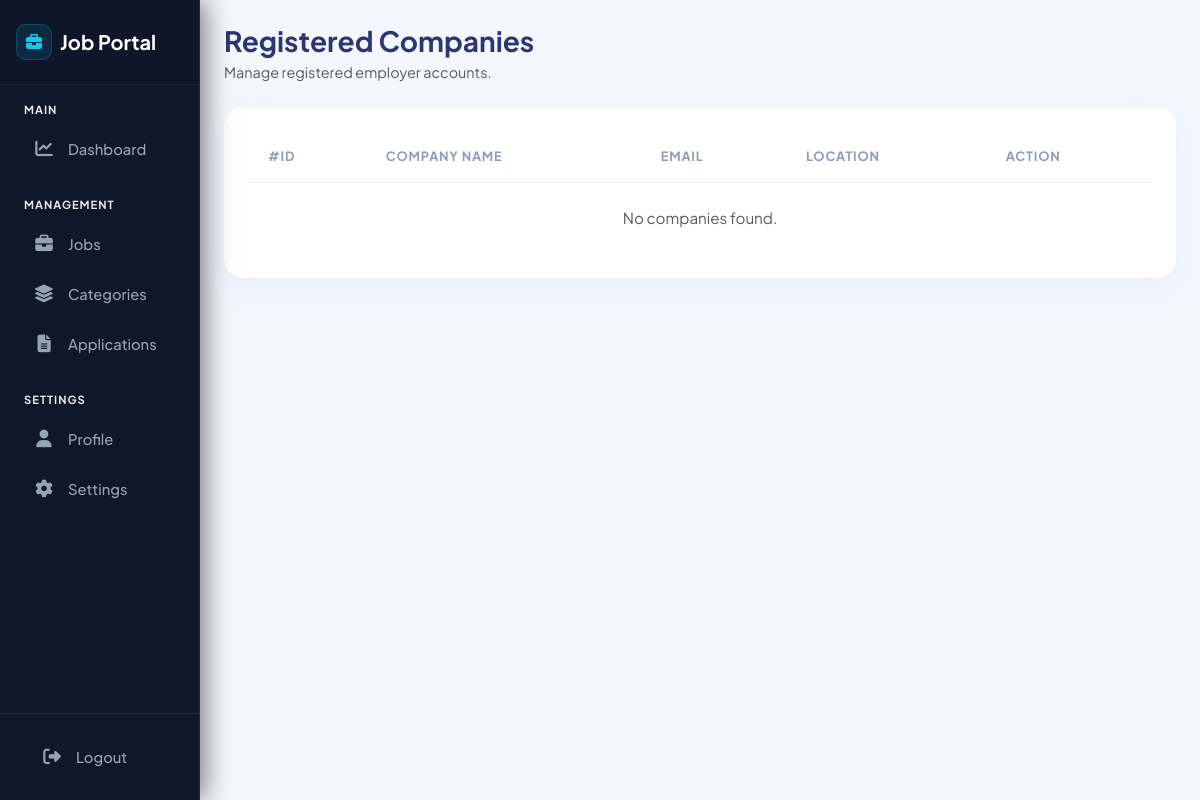
/admin/companies.php, run on an earlier commit of the app's database.
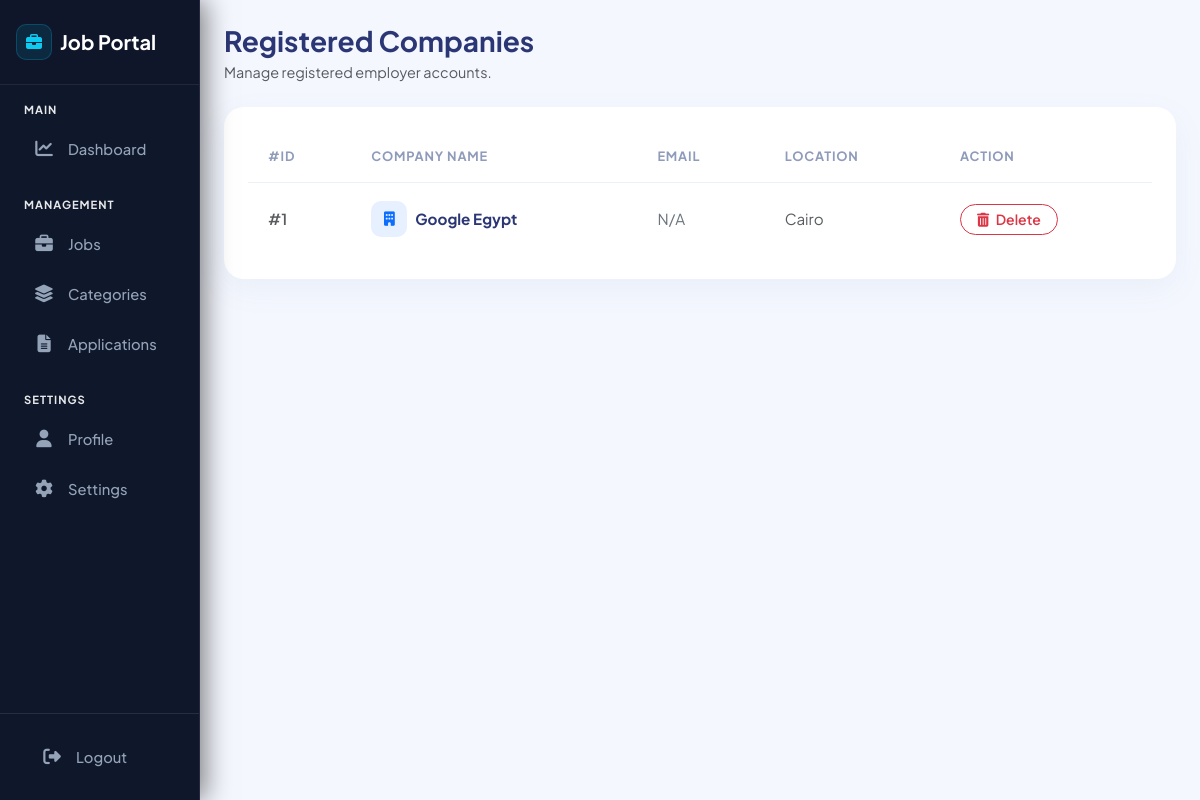
And on a later commit of the database.
### tables this page shows
CREATE TABLE `companies` (
  `id` int(11) NOT NULL,
  `user_id` int(11) NOT NULL,
  `company_name` varchar(100) NOT NULL,
  `description` text DEFAULT NULL,
  `website` varchar(255) DEFAULT NULL,
  `location` varchar(100) DEFAULT NULL,
  `logo` varchar(255) DEFAULT NULL,
  `created_at` timestamp NOT NULL DEFAULT current_timestamp()
);

### admin/companies.php (the view, shortened to what this page needs)
<?php
include '../includes/db.php';
$companies = [];
if ($conn) {
    try {
        $res = $conn->query("SELECT * FROM companies ORDER BY id DESC");
        if ($res) { $companies = $res->fetch_all(MYSQLI_ASSOC); }
    } catch (Exception $e) { $companies = []; }
}
?>
<!DOCTYPE html>
<html lang="en">
<head>
    <link href="https://cdn.jsdelivr.net/npm/bootstrap@5.3.0/dist/css/bootstrap.min.css" rel="stylesheet">
    <link rel="stylesheet" href="https://cdnjs.cloudflare.com/ajax/libs/font-awesome/6.4.0/css/all.min.css">
    <link rel="stylesheet" href="../assets/css/users.css?v=<?php echo time(); ?>">
</head>
<body>
<div class="container-fluid p-0">
    <div class="row g-0">
        <?php include 'sidebar.php'; ?>
        <div class="col-md-10 p-4">
            <div class="mb-4">
                <h3 class="fw-bold mb-1" style="color: #2b3674; font-size: 1.75rem;">Registered Companies</h3>
                <p class="text-muted small mb-0" style="font-size: 0.9rem;">Manage registered employer accounts.</p>
            </div>
            <div class="table-card p-4">
                <div class="table-responsive">
                    <table class="table align-middle mb-0">
                        <thead>
                            <tr>
                                <th>#ID</th>
                                <th>Company Name</th>
                                <th>Email</th>
                                <th>Location</th>
                                <th>Action</th>
                            </tr>
                        </thead>
                        <tbody>
                            <?php if (!empty($companies)): foreach ($companies as $comp): ?>
                            <tr>
                                <td class="text-muted fw-semibold">#<?= $comp['id'] ?></td>
                                <td>
                                    <div class="d-flex align-items-center gap-2">
                                        <div class="company-icon"><i class="fa-solid fa-building"></i></div>
                                        <span class="fw-bold" style="color: #2b3674;"><?= htmlspecialchars($comp['company_name'] ?? 'N/A') ?></span>
                                    </div>
                                </td>
                                <td class="text-secondary"><?= htmlspecialchars($comp['email'] ?? 'N/A') ?></td>
                                <td class="text-muted"><?= htmlspecialchars($comp['location'] ?? 'Not specified') ?></td>
                                <td>
                                    <a href="companies.php?delete=<?= $comp['id'] ?>" class="btn btn-sm btn-outline-danger rounded-pill px-3 py-1 fw-semibold" onclick="return confirm('Delete this company?');">
                                        <i class="fa-solid fa-trash-can me-1"></i> Delete
                                    </a>
                                </td>
                            </tr>
                            <?php endforeach; else: ?>
                            <tr><td colspan="5" class="text-center text-muted py-4">No companies found.</td></tr>
                            <?php endif; ?>
                        </tbody>
                    </table>
                </div>
            </div>
        </div>
    </div>
</div>
</body>
</html>

What changed in the data, as far as the page shows it:
added companies: id "1", company_name "Google Egypt", email "N/A", location "Cairo"
Also different on the page:
text no longer shown: "No companies found."
